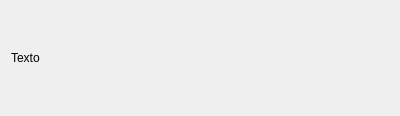
<?xml version="1.0" encoding="UTF-8"?>
<ui version="4.0">
 <class>Boton</class>
 <widget class="QWidget" name="Boton">
  <property name="geometry">
   <rect>
    <x>0</x>
    <y>0</y>
    <width>400</width>
    <height>116</height>
   </rect>
  </property>
  <property name="windowTitle">
   <string>Form</string>
  </property>
  <layout class="QGridLayout" name="gridLayout">
   <item row="0" column="0">
    <widget class="QLabel" name="lTexto">
     <property name="text">
      <string>Texto</string>
     </property>
     <property name="alignment">
      <set>Qt::AlignLeading|Qt::AlignLeft|Qt::AlignVCenter</set>
     </property>
    </widget>
   </item>
  </layout>
 </widget>
 <resources/>
 <connections/>
</ui>
